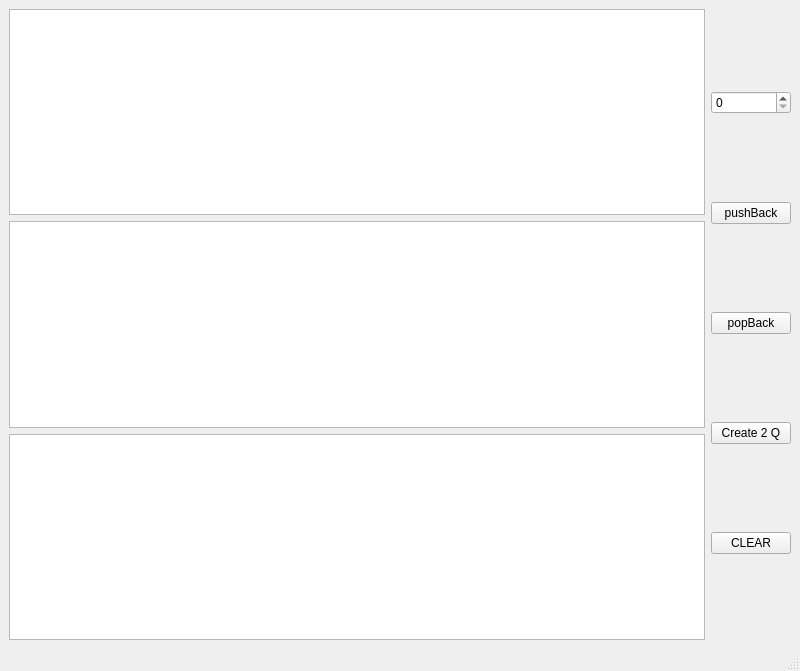
<?xml version="1.0" encoding="UTF-8"?>
<ui version="4.0">
 <class>MainWindow</class>
 <widget class="QMainWindow" name="MainWindow">
  <property name="geometry">
   <rect>
    <x>0</x>
    <y>0</y>
    <width>800</width>
    <height>671</height>
   </rect>
  </property>
  <property name="windowTitle">
   <string>MainWindow</string>
  </property>
  <widget class="QWidget" name="centralwidget">
   <layout class="QGridLayout" name="gridLayout">
    <item row="0" column="0">
     <layout class="QVBoxLayout" name="verticalLayout">
      <item>
       <widget class="QTextBrowser" name="textBrowser"/>
      </item>
      <item>
       <widget class="QTextBrowser" name="textBrowser_2"/>
      </item>
      <item>
       <widget class="QTextBrowser" name="textBrowser_3"/>
      </item>
     </layout>
    </item>
    <item row="0" column="1">
     <layout class="QVBoxLayout" name="verticalLayout_4">
      <item>
       <widget class="QSpinBox" name="spinBox"/>
      </item>
      <item>
       <widget class="QPushButton" name="pushButton_6">
        <property name="text">
         <string>pushBack</string>
        </property>
       </widget>
      </item>
      <item>
       <widget class="QPushButton" name="pushButton_8">
        <property name="text">
         <string>popBack</string>
        </property>
       </widget>
      </item>
      <item>
       <widget class="QPushButton" name="pushButton_10">
        <property name="text">
         <string>Create 2 Q</string>
        </property>
       </widget>
      </item>
      <item>
       <widget class="QPushButton" name="pushButton_7">
        <property name="text">
         <string>CLEAR</string>
        </property>
       </widget>
      </item>
     </layout>
    </item>
   </layout>
  </widget>
  <widget class="QMenuBar" name="menubar">
   <property name="geometry">
    <rect>
     <x>0</x>
     <y>0</y>
     <width>800</width>
     <height>22</height>
    </rect>
   </property>
  </widget>
  <widget class="QStatusBar" name="statusbar"/>
 </widget>
 <resources/>
 <connections/>
</ui>
